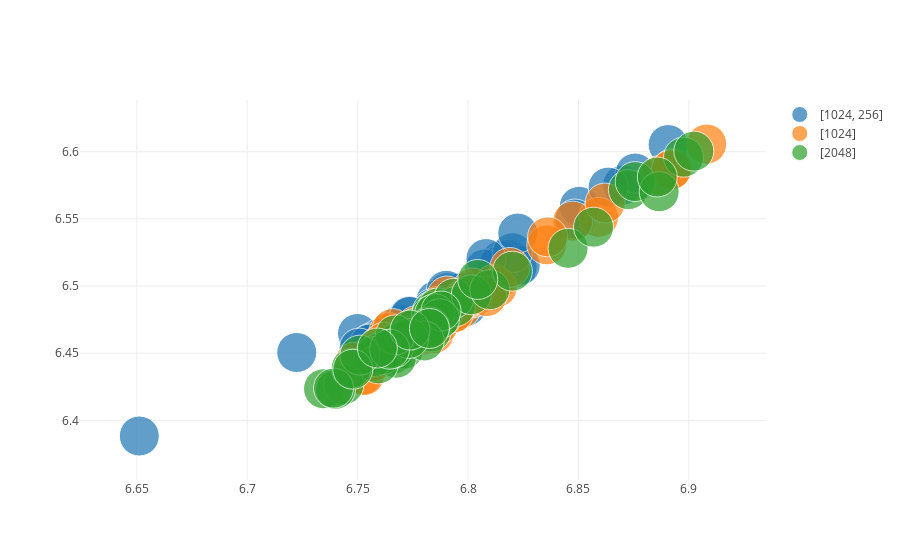

Notebook source saved alongside this figure:
### Code cell
graph_results(b,'full',['drop', 'fulldrop','nlayers', 'lag'])

### Figure 1 — Plotly figure (JSON) as saved in the notebook; plotly's stock layout.template omitted (floating-point values rounded to 4 significant figures)
{"data": [{"marker": {"size": [40, 40, 40, 40, 40, 40, 40, 40, 40, 40, 40, 40, 40, 40, 40, 40, 40, 40, 40, 40, 40, 40, 40, 40, 40, 40, 40, 40, 40, 40, 40, 40, 40, 40, 40, 40, 40, 40, 40, 40, 40, 40, 40, 40, 40, 40, 40, 40]}, "mode": "markers", "name": "[1024, 256]", "text": ["drop:0.4-fulldrop:0.2-nlayers:2-lag:12-full:[1024, 256]", "drop:0.4-fulldrop:0.3-nlayers:2-lag:12-full:[1024, 256]", "drop:0.4-fulldrop:0.4-nlayers:2-lag:12-full:[1024, 256]", "drop:0.4-fulldrop:0.2-nlayers:2-lag:18-full:[1024, 256]", "drop:0.4-fulldrop:0.3-nlayers:2-lag:18-full:[1024, 256]", "drop:0.4-fulldrop:0.4-nlayers:2-lag:18-full:[1024, 256]", "drop:0.5-fulldrop:0.2-nlayers:2-lag:12-full:[1024, 256]", "drop:0.5-fulldrop:0.3-nlayers:2-lag:12-full:[1024, 256]", "drop:0.5-fulldrop:0.4-nlayers:2-lag:12-full:[1024, 256]", "drop:0.5-fulldrop:0.2-nlayers:2-lag:18-full:[1024, 256]", "drop:0.5-fulldrop:0.3-nlayers:2-lag:18-full:[1024, 256]", "drop:0.5-fulldrop:0.4-nlayers:2-lag:18-full:[1024, 256]", "drop:0.6-fulldrop:0.2-nlayers:2-lag:12-full:[1024, 256]", "drop:0.6-fulldrop:0.3-nlayers:2-lag:12-full:[1024, 256]", "drop:0.6-fulldrop:0.4-nlayers:2-lag:12-full:[1024, 256]", "drop:0.6-fulldrop:0.2-nlayers:2-lag:18-full:[1024, 256]", "drop:0.6-fulldrop:0.3-nlayers:2-lag:18-full:[1024, 256]", "drop:0.6-fulldrop:0.4-nlayers:2-lag:18-full:[1024, 256]", "drop:0.7-fulldrop:0.2-nlayers:2-lag:12-full:[1024, 256]", "drop:0.7-fulldrop:0.3-nlayers:2-lag:12-full:[1024, 256]", "drop:0.7-fulldrop:0.4-nlayers:2-lag:12-full:[1024, 256]", "drop:0.7-fulldrop:0.2-nlayers:2-lag:18-full:[1024, 256]", "drop:0.7-fulldrop:0.3-nlayers:2-lag:18-full:[1024, 256]", "drop:0.7-fulldrop:0.4-nlayers:2-lag:18-full:[1024, 256]", "drop:0.4-fulldrop:0.2-nlayers:3-lag:12-full:[1024, 256]", "drop:0.4-fulldrop:0.3-nlayers:3-lag:12-full:[1024, 256]", "drop:0.4-fulldrop:0.4-nlayers:3-lag:12-full:[1024, 256]", "drop:0.4-fulldrop:0.2-nlayers:3-lag:18-full:[1024, 256]", "drop:0.4-fulldrop:0.3-nlayers:3-lag:18-full:[1024, 256]", "drop:0.4-fulldrop:0.4-nlayers:3-lag:18-full:[1024, 256]", "drop:0.5-fulldrop:0.2-nlayers:3-lag:12-full:[1024, 256]", "drop:0.5-fulldrop:0.3-nlayers:3-lag:12-full:[1024, 256]", "drop:0.5-fulldrop:0.4-nlayers:3-lag:12-full:[1024, 256]", "drop:0.5-fulldrop:0.2-nlayers:3-lag:18-full:[1024, 256]", "drop:0.5-fulldrop:0.3-nlayers:3-lag:18-full:[1024, 256]", "drop:0.5-fulldrop:0.4-nlayers:3-lag:18-full:[1024, 256]", "drop:0.6-fulldrop:0.2-nlayers:3-lag:12-full:[1024, 256]", "drop:0.6-fulldrop:0.3-nlayers:3-lag:12-full:[1024, 256]", "drop:0.6-fulldrop:0.4-nlayers:3-lag:12-full:[1024, 256]", "drop:0.6-fulldrop:0.2-nlayers:3-lag:18-full:[1024, 256]", "drop:0.6-fulldrop:0.3-nlayers:3-lag:18-full:[1024, 256]", "drop:0.6-fulldrop:0.4-nlayers:3-lag:18-full:[1024, 256]", "drop:0.7-fulldrop:0.2-nlayers:3-lag:12-full:[1024, 256]", "drop:0.7-fulldrop:0.3-nlayers:3-lag:12-full:[1024, 256]", "drop:0.7-fulldrop:0.4-nlayers:3-lag:12-full:[1024, 256]", "drop:0.7-fulldrop:0.2-nlayers:3-lag:18-full:[1024, 256]", "drop:0.7-fulldrop:0.3-nlayers:3-lag:18-full:[1024, 256]", "drop:0.7-fulldrop:0.4-nlayers:3-lag:18-full:[1024, 256]"], "type": "scatter", "uid": "14a38707-089e-40a2-b8e5-d379fb778479", "x": [6.822, 6.818, 6.891, 6.81, 6.799, 6.85, 6.817, 6.87, 6.876, 6.802, 6.791, 6.786, 6.815, 6.722, 6.651, 6.799, 6.797, 6.785, 6.824, 6.814, 6.808, 6.798, 6.802, 6.79, 6.791, 6.848, 6.863, 6.765, 6.82, 6.808, 6.787, 6.784, 6.823, 6.766, 6.762, 6.75, 6.784, 6.77, 6.773, 6.763, 6.76, 6.756, 6.784, 6.784, 6.774, 6.764, 6.755, 6.751], "y": [6.514, 6.52, 6.605, 6.496, 6.493, 6.559, 6.513, 6.575, 6.584, 6.493, 6.495, 6.484, 6.519, 6.451, 6.388, 6.485, 6.495, 6.489, 6.515, 6.515, 6.513, 6.488, 6.496, 6.497, 6.482, 6.55, 6.574, 6.45, 6.525, 6.52, 6.485, 6.483, 6.539, 6.458, 6.462, 6.465, 6.482, 6.471, 6.478, 6.461, 6.461, 6.458, 6.469, 6.481, 6.477, 6.458, 6.457, 6.454]}, {"marker": {"size": [40, 40, 40, 40, 40, 40, 40, 40, 40, 40, 40, 40, 40, 40, 40, 40, 40, 40, 40, 40, 40, 40, 40, 40, 40, 40, 40, 40, 40, 40, 40, 40, 40, 40, 40, 40, 40, 40, 40, 40, 40, 40, 40, 40, 40, 40, 40, 40]}, "mode": "markers", "name": "[1024]", "text": ["drop:0.4-fulldrop:0.2-nlayers:2-lag:12-full:[1024]", "drop:0.4-fulldrop:0.3-nlayers:2-lag:12-full:[1024]", "drop:0.4-fulldrop:0.4-nlayers:2-lag:12-full:[1024]", "drop:0.4-fulldrop:0.2-nlayers:2-lag:18-full:[1024]", "drop:0.4-fulldrop:0.3-nlayers:2-lag:18-full:[1024]", "drop:0.4-fulldrop:0.4-nlayers:2-lag:18-full:[1024]", "drop:0.5-fulldrop:0.2-nlayers:2-lag:12-full:[1024]", "drop:0.5-fulldrop:0.3-nlayers:2-lag:12-full:[1024]", "drop:0.5-fulldrop:0.4-nlayers:2-lag:12-full:[1024]", "drop:0.5-fulldrop:0.2-nlayers:2-lag:18-full:[1024]", "drop:0.5-fulldrop:0.3-nlayers:2-lag:18-full:[1024]", "drop:0.5-fulldrop:0.4-nlayers:2-lag:18-full:[1024]", "drop:0.6-fulldrop:0.2-nlayers:2-lag:12-full:[1024]", "drop:0.6-fulldrop:0.3-nlayers:2-lag:12-full:[1024]", "drop:0.6-fulldrop:0.4-nlayers:2-lag:12-full:[1024]", "drop:0.6-fulldrop:0.2-nlayers:2-lag:18-full:[1024]", "drop:0.6-fulldrop:0.3-nlayers:2-lag:18-full:[1024]", "drop:0.6-fulldrop:0.4-nlayers:2-lag:18-full:[1024]", "drop:0.7-fulldrop:0.2-nlayers:2-lag:12-full:[1024]", "drop:0.7-fulldrop:0.3-nlayers:2-lag:12-full:[1024]", "drop:0.7-fulldrop:0.4-nlayers:2-lag:12-full:[1024]", "drop:0.7-fulldrop:0.2-nlayers:2-lag:18-full:[1024]", "drop:0.7-fulldrop:0.3-nlayers:2-lag:18-full:[1024]", "drop:0.7-fulldrop:0.4-nlayers:2-lag:18-full:[1024]", "drop:0.4-fulldrop:0.2-nlayers:3-lag:12-full:[1024]", "drop:0.4-fulldrop:0.3-nlayers:3-lag:12-full:[1024]", "drop:0.4-fulldrop:0.4-nlayers:3-lag:12-full:[1024]", "drop:0.4-fulldrop:0.2-nlayers:3-lag:18-full:[1024]", "drop:0.4-fulldrop:0.3-nlayers:3-lag:18-full:[1024]", "drop:0.4-fulldrop:0.4-nlayers:3-lag:18-full:[1024]", "drop:0.5-fulldrop:0.2-nlayers:3-lag:12-full:[1024]", "drop:0.5-fulldrop:0.3-nlayers:3-lag:12-full:[1024]", "drop:0.5-fulldrop:0.4-nlayers:3-lag:12-full:[1024]", "drop:0.5-fulldrop:0.2-nlayers:3-lag:18-full:[1024]", "drop:0.5-fulldrop:0.3-nlayers:3-lag:18-full:[1024]", "drop:0.5-fulldrop:0.4-nlayers:3-lag:18-full:[1024]", "drop:0.6-fulldrop:0.2-nlayers:3-lag:12-full:[1024]", "drop:0.6-fulldrop:0.3-nlayers:3-lag:12-full:[1024]", "drop:0.6-fulldrop:0.4-nlayers:3-lag:12-full:[1024]", "drop:0.6-fulldrop:0.2-nlayers:3-lag:18-full:[1024]", "drop:0.6-fulldrop:0.3-nlayers:3-lag:18-full:[1024]", "drop:0.6-fulldrop:0.4-nlayers:3-lag:18-full:[1024]", "drop:0.7-fulldrop:0.2-nlayers:3-lag:12-full:[1024]", "drop:0.7-fulldrop:0.3-nlayers:3-lag:12-full:[1024]", "drop:0.7-fulldrop:0.4-nlayers:3-lag:12-full:[1024]", "drop:0.7-fulldrop:0.2-nlayers:3-lag:18-full:[1024]", "drop:0.7-fulldrop:0.3-nlayers:3-lag:18-full:[1024]", "drop:0.7-fulldrop:0.4-nlayers:3-lag:18-full:[1024]"], "type": "scatter", "uid": "4d6e29fb-2c8f-4d05-b48c-e6217ddb7e45", "x": [6.8, 6.812, 6.908, 6.785, 6.797, 6.859, 6.802, 6.847, 6.887, 6.783, 6.786, 6.797, 6.802, 6.777, 6.764, 6.784, 6.79, 6.798, 6.8, 6.813, 6.819, 6.778, 6.793, 6.802, 6.773, 6.892, 6.892, 6.752, 6.836, 6.836, 6.781, 6.862, 6.808, 6.753, 6.76, 6.768, 6.775, 6.766, 6.786, 6.757, 6.762, 6.761, 6.774, 6.787, 6.794, 6.749, 6.763, 6.762], "y": [6.493, 6.501, 6.606, 6.464, 6.49, 6.551, 6.498, 6.548, 6.583, 6.476, 6.479, 6.483, 6.491, 6.47, 6.465, 6.468, 6.493, 6.49, 6.491, 6.499, 6.514, 6.463, 6.48, 6.493, 6.462, 6.587, 6.586, 6.433, 6.531, 6.537, 6.469, 6.562, 6.492, 6.433, 6.456, 6.458, 6.463, 6.468, 6.483, 6.444, 6.452, 6.454, 6.46, 6.471, 6.48, 6.443, 6.45, 6.458]}, {"marker": {"size": [40, 40, 40, 40, 40, 40, 40, 40, 40, 40, 40, 40, 40, 40, 40, 40, 40, 40, 40, 40, 40, 40, 40, 40, 40, 40, 40, 40, 40, 40, 40, 40, 40, 40, 40, 40, 40, 40, 40, 40, 40, 40, 40, 40, 40, 40, 40, 40]}, "mode": "markers", "name": "[2048]", "text": ["drop:0.4-fulldrop:0.2-nlayers:2-lag:12-full:[2048]", "drop:0.4-fulldrop:0.3-nlayers:2-lag:12-full:[2048]", "drop:0.4-fulldrop:0.4-nlayers:2-lag:12-full:[2048]", "drop:0.4-fulldrop:0.2-nlayers:2-lag:18-full:[2048]", "drop:0.4-fulldrop:0.3-nlayers:2-lag:18-full:[2048]", "drop:0.4-fulldrop:0.4-nlayers:2-lag:18-full:[2048]", "drop:0.5-fulldrop:0.2-nlayers:2-lag:12-full:[2048]", "drop:0.5-fulldrop:0.3-nlayers:2-lag:12-full:[2048]", "drop:0.5-fulldrop:0.4-nlayers:2-lag:12-full:[2048]", "drop:0.5-fulldrop:0.2-nlayers:2-lag:18-full:[2048]", "drop:0.5-fulldrop:0.3-nlayers:2-lag:18-full:[2048]", "drop:0.5-fulldrop:0.4-nlayers:2-lag:18-full:[2048]", "drop:0.6-fulldrop:0.2-nlayers:2-lag:12-full:[2048]", "drop:0.6-fulldrop:0.3-nlayers:2-lag:12-full:[2048]", "drop:0.6-fulldrop:0.4-nlayers:2-lag:12-full:[2048]", "drop:0.6-fulldrop:0.2-nlayers:2-lag:18-full:[2048]", "drop:0.6-fulldrop:0.3-nlayers:2-lag:18-full:[2048]", "drop:0.6-fulldrop:0.4-nlayers:2-lag:18-full:[2048]", "drop:0.7-fulldrop:0.2-nlayers:2-lag:12-full:[2048]", "drop:0.7-fulldrop:0.3-nlayers:2-lag:12-full:[2048]", "drop:0.7-fulldrop:0.4-nlayers:2-lag:12-full:[2048]", "drop:0.7-fulldrop:0.2-nlayers:2-lag:18-full:[2048]", "drop:0.7-fulldrop:0.3-nlayers:2-lag:18-full:[2048]", "drop:0.7-fulldrop:0.4-nlayers:2-lag:18-full:[2048]", "drop:0.4-fulldrop:0.2-nlayers:3-lag:12-full:[2048]", "drop:0.4-fulldrop:0.3-nlayers:3-lag:12-full:[2048]", "drop:0.4-fulldrop:0.4-nlayers:3-lag:12-full:[2048]", "drop:0.4-fulldrop:0.2-nlayers:3-lag:18-full:[2048]", "drop:0.4-fulldrop:0.3-nlayers:3-lag:18-full:[2048]", "drop:0.4-fulldrop:0.4-nlayers:3-lag:18-full:[2048]", "drop:0.5-fulldrop:0.2-nlayers:3-lag:12-full:[2048]", "drop:0.5-fulldrop:0.3-nlayers:3-lag:12-full:[2048]", "drop:0.5-fulldrop:0.4-nlayers:3-lag:12-full:[2048]", "drop:0.5-fulldrop:0.2-nlayers:3-lag:18-full:[2048]", "drop:0.5-fulldrop:0.3-nlayers:3-lag:18-full:[2048]", "drop:0.5-fulldrop:0.4-nlayers:3-lag:18-full:[2048]", "drop:0.6-fulldrop:0.2-nlayers:3-lag:12-full:[2048]", "drop:0.6-fulldrop:0.3-nlayers:3-lag:12-full:[2048]", "drop:0.6-fulldrop:0.4-nlayers:3-lag:12-full:[2048]", "drop:0.6-fulldrop:0.2-nlayers:3-lag:18-full:[2048]", "drop:0.6-fulldrop:0.3-nlayers:3-lag:18-full:[2048]", "drop:0.6-fulldrop:0.4-nlayers:3-lag:18-full:[2048]", "drop:0.7-fulldrop:0.2-nlayers:3-lag:12-full:[2048]", "drop:0.7-fulldrop:0.3-nlayers:3-lag:12-full:[2048]", "drop:0.7-fulldrop:0.4-nlayers:3-lag:12-full:[2048]", "drop:0.7-fulldrop:0.2-nlayers:3-lag:18-full:[2048]", "drop:0.7-fulldrop:0.3-nlayers:3-lag:18-full:[2048]", "drop:0.7-fulldrop:0.4-nlayers:3-lag:18-full:[2048]"], "type": "scatter", "uid": "04c590f4-e2a0-4ea0-b680-ff71e7e3e3f5", "x": [6.788, 6.898, 6.902, 6.762, 6.845, 6.857, 6.784, 6.873, 6.876, 6.768, 6.776, 6.786, 6.794, 6.783, 6.794, 6.766, 6.783, 6.785, 6.787, 6.801, 6.81, 6.771, 6.783, 6.788, 6.76, 6.887, 6.886, 6.735, 6.768, 6.82, 6.761, 6.78, 6.804, 6.744, 6.758, 6.759, 6.766, 6.773, 6.767, 6.74, 6.747, 6.751, 6.764, 6.774, 6.783, 6.739, 6.748, 6.759], "y": [6.477, 6.596, 6.6, 6.452, 6.528, 6.544, 6.481, 6.572, 6.578, 6.458, 6.469, 6.484, 6.485, 6.478, 6.491, 6.449, 6.466, 6.479, 6.476, 6.494, 6.497, 6.453, 6.47, 6.481, 6.45, 6.57, 6.581, 6.424, 6.446, 6.511, 6.449, 6.459, 6.505, 6.427, 6.447, 6.442, 6.454, 6.461, 6.464, 6.423, 6.439, 6.449, 6.453, 6.467, 6.468, 6.424, 6.438, 6.454]}], "layout": {}}
